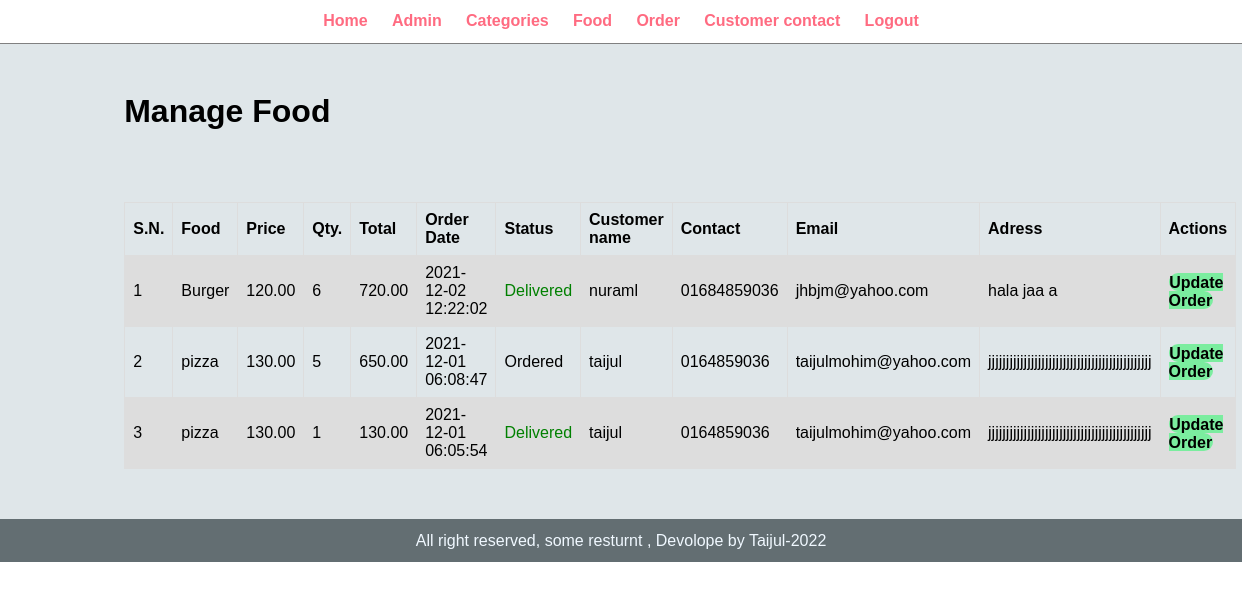
Screenshot of /admin/manage-order.php (signed in) with the database file from the repository.
### tables this page shows
CREATE TABLE `table_order` (
  `id` int(11) NOT NULL,
  `food` varchar(150) NOT NULL,
  `price` decimal(10,2) NOT NULL,
  `qty` int(11) NOT NULL,
  `total` decimal(10,2) NOT NULL,
  `order_date` datetime NOT NULL,
  `status` varchar(20) NOT NULL,
  `coustomer_name` varchar(50) NOT NULL,
  `coustomer_contact` varchar(20) NOT NULL,
  `coustomer_email` varchar(50) NOT NULL,
  `coustomer_adress` varchar(50) NOT NULL
);

### admin/manage-order.php (the view, shortened to what this page needs)
<?php include("partials/menu.php");?>
    <div class="main-content">
        <div class="wrapper">
          <h1>Manage Food</h1>
          <table class="tbl-full">
            <br>
            <br>
            <br>
            <br>
  <tr>
    <th>S.N.</th>
    <th>Food</th>
    <th>Price</th>
    <th>Qty.</th>
    <th>Total</th>
    <th>Order Date</th>
    <th>Status</th>
    <th>Customer name</th>
    <th>Contact</th>
    <th>Email</th>
    <th>Adress</th>
    <th>Actions</th>
  </tr>
  <?php
  $sql="SELECT * FROM table_order ORDER BY id DESC";
  $query=mysqli_query($conn,$sql);
  $sn=1;
  while($row=mysqli_fetch_array($query)){
   $id=$row['id'] ;
   $food=$row['food'];
    $price=$row['price'];
   $qty=$row['qty'];
   $total=$row['total'];
   $order_date=$row['order_date'];
   $status=$row['status'];
    $coustomer_name=$row['coustomer_name'];
    $contact=$row['coustomer_contact'];
    $email=$row['coustomer_email'];
    $adress=$row['coustomer_adress'];
  ?>
  <tr>
    <td><?php echo $sn++;?></td>
    <td><?php echo $food?></td>
  <td><?php echo $price;?></td>
  <td><?php echo $qty ?> </td>
     <td><?php echo $total?></td>
    <td><?php echo $order_date ?> </td>
    <td><?php
          if($status=="Ordered"){
            echo "  <label for> $status</label>" ;
          }elseif($status=="On Delivery"){
            echo "  <label style='color :orange'>$status</label>";
          }elseif($status=="Delivered"){
            echo "  <label style='color :green'>$status</label>";
          }elseif ($status=="Cancelled") {
            "  <label style='color :red'>$status</label>";
          }
    ?> </td>
    <td><?php echo $coustomer_name ?> </td>
    <td><?php echo $contact ?> </td>
    <td><?php echo $email ?> </td>
    <td><?php echo $adress ?> </td>
    <td>
      <a class="btn-secondary" href="update-order.php?id=<?php echo $id?>">Update Order</a>
    </td>
  </tr>
  <?php }?>
</table>
        </div>
    </div>
   <?php include("partials/footer.php")?>

### css/admin.css (style rules this page uses)
* { margin: 0; padding: 0; font-family: 'Franklin Gothic Medium', 'Arial Narrow', Arial, sans-serif; }
.wrapper { padding: 1%; width: 80%; margin: 0 auto; }
.btn-secondary { background-color: #7bed9f; padding: 1%; color: black; text-decoration: none; font-weight: bold; border-radius: 15px; }
.tbl-full { font-family: arial, sans-serif; border-collapse: collapse; width: 100%; }
td, th { border: 1px solid #dddddd; text-align: left; padding: 8px; }
tr:nth-child(even) { background-color: #dddddd; }
.main-content { background-color: #dfe6e9; padding: 3% 0; }

### rows the page displays
table_order: food "Burger", price "120.00", qty "6", total "720.00", order_date "2021-12-02 12:22:02", status "Delivered", coustomer_name "nuraml", coustomer_contact "01684859036", coustomer_email "jhbjm@yahoo.com", coustomer_adress "hala jaa a"
table_order: food "pizza", price "130.00", qty "5", total "650.00", order_date "2021-12-01 06:08:47", status "Ordered", coustomer_name "taijul", coustomer_contact "0164859036", coustomer_email "taijulmohim@yahoo.com", coustomer_adress "jjjjjjjjjjjjjjjjjjjjjjjjjjjjjjjjjjjjjjjjjjjjjj"
table_order: food "pizza", price "130.00", qty "1", total "130.00", order_date "2021-12-01 06:05:54", status "Delivered", coustomer_name "taijul", coustomer_contact "0164859036", coustomer_email "taijulmohim@yahoo.com", coustomer_adress "jjjjjjjjjjjjjjjjjjjjjjjjjjjjjjjjjjjjjjjjjjjjjj"
